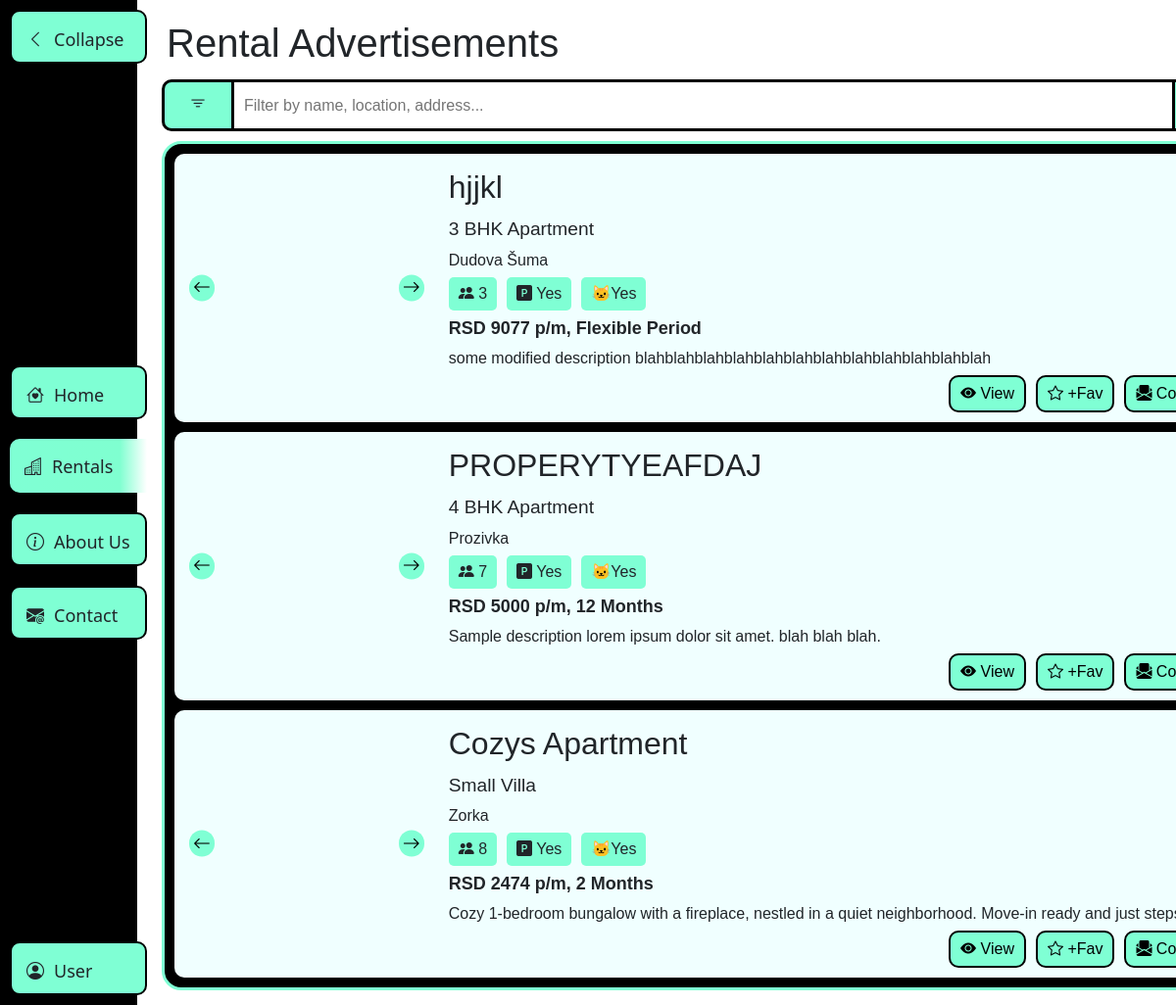
Page /rentals.php on the committed database.
### tables this page shows
CREATE TABLE `advertisements` (
  `ad_id` bigint NOT NULL,
  `user_id` bigint NOT NULL,
  `property_id` bigint NOT NULL,
  `status` enum('DRAFT','PENDING','PUBLIC','RENTED','BLOCKED') NOT NULL DEFAULT 'DRAFT',
  `rental_period` int NOT NULL COMMENT 'period in months',
  `rental_price` bigint NOT NULL,
  `description` varchar(4096) NOT NULL
);

CREATE TABLE `properties` (
  `property_id` bigint NOT NULL,
  `user_id` bigint NOT NULL,
  `name` varchar(128) NOT NULL,
  `type_id` bigint NOT NULL,
  `location_id` bigint NOT NULL,
  `street_address` text NOT NULL,
  `capacity` int NOT NULL DEFAULT '1',
  `parking` tinyint(1) NOT NULL DEFAULT '0',
  `pets_allowed` tinyint(1) NOT NULL DEFAULT '0',
  `description` varchar(4096) NOT NULL
);

CREATE TABLE `property_types` (
  `type_id` bigint NOT NULL,
  `type_name` varchar(128) NOT NULL,
  `description` varchar(512) NOT NULL
);

CREATE TABLE `locations` (
  `location_id` bigint NOT NULL,
  `location_name` varchar(128) NOT NULL,
  `iframe` varchar(4096) DEFAULT NULL
);

### rentals.php (the view, shortened to what this page needs)
<?php
require_once 'db_config.php';
$query = $dbh->prepare(
    "SELECT
        a.ad_id AS id,
        p.property_id AS property_id,
        p.name AS name,
        p.type_id AS type_id,
        t.type_name AS type,
        p.location_id AS location_id,
        l.location_name AS location,
        p.street_address AS addr,
        p.capacity AS capacity,
        p.parking AS parking,
        p.pets_allowed AS pets,
        a.rental_period AS period,
        a.rental_price AS price,
        a.description AS description,
        (a.user_id = :user_id) AS is_owner
    FROM
        advertisements a
    INNER JOIN properties p ON
        p.property_id = a.property_id
    INNER JOIN property_types t ON
        t.type_id = p.type_id
    INNER JOIN locations l ON
        l.location_id = p.location_id
    INNER JOIN user_accounts u ON
        a.user_id = u.user_id
    WHERE
        a.status = 'PUBLIC' AND
        u.account_state NOT LIKE 'BLOCKED'"
);
$userId = $_SESSION['user_id'] ?? -1;
$query->bindParam(':user_id', $userId, PDO::PARAM_INT);
$query->execute();
$adverts = $query->fetchAll(PDO::FETCH_OBJ);
?>
<!doctype html>
<html lang="en">
<head>
    <?php require_once "global_includes.php"; ?>
</head>
<body>
    <header>
        <?php
        require_once('navbar.php');
        ?>
    </header>
    <main>
        <div class="page-title">
            <h1>
                Rental Advertisements
            </h1>
        </div>
        <div class="filters-section">
            <span class="search-box">
                <a href="#" id="expand-filters-btn"><i class="bi bi-filter"></i></a>
                <input type="search" placeholder="Filter by name, location, address..." name="search-term" id="search-term">
            </span>
        </div>
        <div class="advert-list">
            <?php
            if (empty($adverts)) {
                echo '<span id="no-ads-text">No Ads posted yet!</span>';
            } else {
                foreach ($adverts as $ad) {
                    $photosStr = "";
                    $actions = ($ad->is_owner ? ''
                        : "<a href='#' id='$ad->id-fav' data-ad-id='$ad->id' class='button-primary button-sm'><i class='bi bi-star'></i> +Fav</a>
                        <a href='#' id='$ad->id-contact' data-ad-id='$ad->id' class='button-primary button-sm'><i class='bi bi-envelope-paper-fill'></i> Contact</a>");
                    echo
                    "<div class='item' id='$ad->id'>
                        <div class='photo-reel'>
                            $photosStr
                            <a href='#' class='prev-btn'><i class='bi bi-arrow-left'></i></a>
                            <a href='#' class='next-btn'><i class='bi bi-arrow-right'></i></a>
                        </div>
                        <div class='info'>
                            <span class='name'>$ad->name</span>
                            <span class='type'>$ad->type</span>
                            <span class='location'>$ad->location</span>
                            <span class='specs'>
                                <span class='capactiy' title='Capacity'><i class='bi bi-people-fill'></i> $ad->capacity</span>
                                <span class='parking' title='Parking'><i class='bi bi-p-square-fill'></i> " . ($ad->parking == 1 ? 'Yes' : 'No') . "</span>
                                <span class='pets' title='Pets'>🐱" . ($ad->pets == 1 ? 'Yes' : 'No') . "</span>
                            </span>
                            <span class='price-period'>RSD $ad->price p/m, " . ($ad->period == 0 ? 'Flexible Period' : "$ad->period Months") . "</span>
                            <span class='description'>$ad->description</span>
                            <span class='btn-bar'>
                                <a href='#' id='$ad->id-view' data-ad-id='$ad->id' class='button-primary button-sm'><i class='bi bi-eye-fill'></i> View</a>
                                $actions
                            </span>
                        </div>
                    </div>";
                }
            }
            ?>
        </div>
    </main>
</body>
</html>

### styles.css (style rules this page uses)
* { transition: all 300ms ease-in-out; overflow: hidden; }
:root { --navbar-width: 55px; --nav-label-opactiy: 0; --nav-label-width: 0px; --exp-btn-display: none; --user-menu-events: none; --user-menu-opacity: 0; --primary-color: #7fffd4; --primary-hover: #00da91; --modal-blur: 0px; --user-popup-events: none; --user-popup-opactiy: 0; }
a { color: inherit; text-decoration: inherit; }
main { font-family: "Noto Sans", sans-serif; padding: 15px; margin-left: calc(var(--navbar-width) + 10px); box-sizing: border-box; width: calc(100vw - 65px); text-wrap: wrap; overflow-wrap: break-word; overflow-y: unset; filter: blur(var(--modal-blur)); }
.button-primary { margin: 10px 0; background-color: var(--primary-color); border: 2px solid black; color: black; padding: 15px 25px; font-size: large; border-radius: 10px; display: inline-block; text-align: center; }
.button-sm { margin: unset; padding: 5px 10px; font-size: medium; }

### rentals.php (style rules this page uses)
main { height: 100vh; display: flex; flex-direction: column; }

### rows in the picture
advertisements: property.name "hjjkl", property_types.type_name "3 BHK Apartment", locations.location_name "Dudova Šuma", property.capacity "3", rental_price "9077", rental_period "Flexible Period", description "some modified description blahblahblahblahblahblahblahblahblahblahblahblah"
advertisements: property.name "PROPERYTYEAFDAJ", property_types.type_name "4 BHK Apartment", locations.location_name "Prozivka", property.capacity "7", rental_price "5000", rental_period "12", description "Sample description lorem ipsum dolor sit amet. blah blah blah."
advertisements: property.name "Cozys Apartment", property_types.type_name "Small Villa", locations.location_name "Zorka", property.capacity "8", rental_price "2474", rental_period "2", description "Cozy 1-bedroom bungalow with a fireplace, nestled in a quiet neighborhood. Move-in ready and just steps fro…"

### other values in the picture
$v['label'] "Home"
$v['label'] "Rentals"
$v['label'] "About Us"
$v['label'] "Contact"
